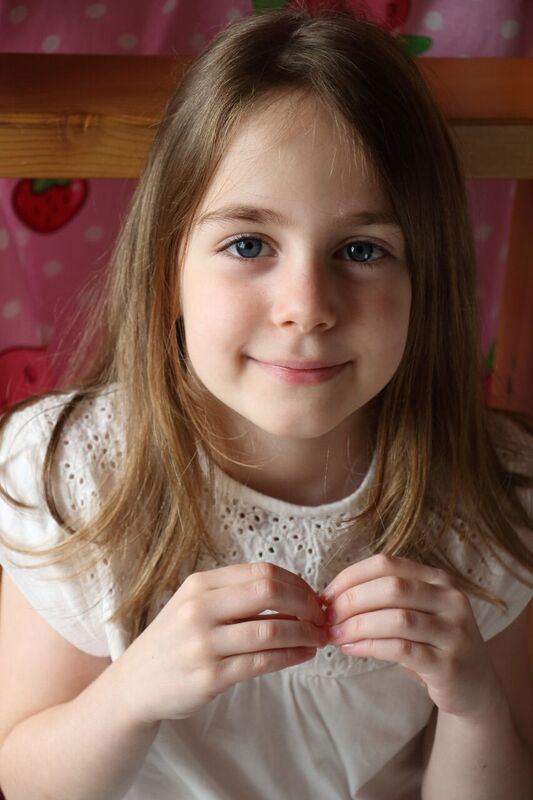
#> input picture src2/ch3/cv2io/test.jpg, 533 x 800 px
$ python gray.py
#> lines starting #> are read from the running program, lines starting #| are printed output that depends on the picture
import matplotlib.pyplot as plt
import cv2

# 画像を読み込む
img = cv2.imread("test.jpg")
#> img is the input picture: shape (800, 533, 3); mean B, G, R 82.6, 95.3, 126
# 色空間をグレイスケールに変換
img = cv2.cvtColor(img, cv2.COLOR_BGR2GRAY)
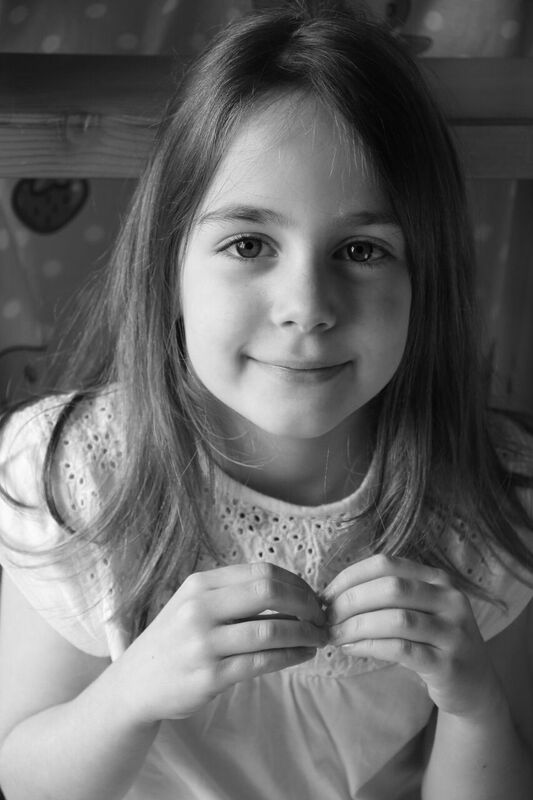
#> img: shape (800, 533); min 0, max 254, mean 103

# 画像を表示
plt.imshow(img, cmap="gray")
plt.axis("off")
plt.show()
